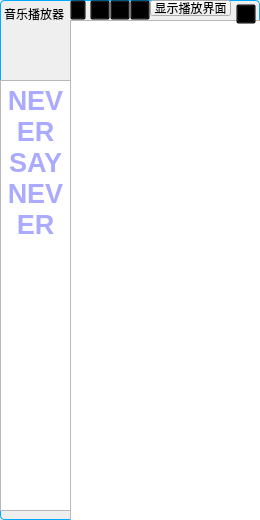
<?xml version="1.0" encoding="UTF-8"?>
<ui version="4.0">
 <class>MainWindow</class>
 <widget class="QMainWindow" name="MainWindow">
  <property name="geometry">
   <rect>
    <x>0</x>
    <y>0</y>
    <width>260</width>
    <height>520</height>
   </rect>
  </property>
  <property name="maximumSize">
   <size>
    <width>260</width>
    <height>16777215</height>
   </size>
  </property>
  <property name="windowTitle">
   <string>MainWindow</string>
  </property>
  <property name="styleSheet">
   <string notr="true">background-color: url(:/icon/res/20151008144730_kZFBh.jpeg.jpg)</string>
  </property>
  <widget class="QWidget" name="centralWidget">
   <property name="minimumSize">
    <size>
     <width>260</width>
     <height>520</height>
    </size>
   </property>
   <property name="styleSheet">
    <string notr="true">#centralWidget {
border: 1px solid rgb(0, 170, 255);
border-radius:4px;
border-image: url(:/icon/res/20151008144730_kZFBh.jpeg.jpg)
}</string>
   </property>
   <widget class="QToolButton" name="btn_close">
    <property name="geometry">
     <rect>
      <x>236</x>
      <y>4</y>
      <width>20</width>
      <height>20</height>
     </rect>
    </property>
    <property name="whatsThis">
     <string>&lt;html&gt;&lt;head/&gt;&lt;body&gt;&lt;p&gt;关闭程序&lt;/p&gt;&lt;/body&gt;&lt;/html&gt;</string>
    </property>
    <property name="styleSheet">
     <string notr="true">background:transparent;</string>
    </property>
    <property name="text">
     <string/>
    </property>
    <property name="icon">
     <iconset resource="icons.qrc">
      <normaloff>:/icon/res/close.png</normaloff>:/icon/res/close.png</iconset>
    </property>
    <property name="iconSize">
     <size>
      <width>20</width>
      <height>20</height>
     </size>
    </property>
   </widget>
   <widget class="QLabel" name="lbl_title">
    <property name="geometry">
     <rect>
      <x>4</x>
      <y>4</y>
      <width>206</width>
      <height>20</height>
     </rect>
    </property>
    <property name="text">
     <string>音乐播放器</string>
    </property>
   </widget>
   <widget class="QLabel" name="ico_head">
    <property name="geometry">
     <rect>
      <x>-10</x>
      <y>20</y>
      <width>81</width>
      <height>61</height>
     </rect>
    </property>
    <property name="styleSheet">
     <string notr="true">
border-image: url(:/icon/res/ti2435mg.jpg)</string>
    </property>
    <property name="text">
     <string/>
    </property>
   </widget>
   <widget class="QListWidget" name="playlist">
    <property name="geometry">
     <rect>
      <x>70</x>
      <y>20</y>
      <width>191</width>
      <height>501</height>
     </rect>
    </property>
    <property name="styleSheet">
     <string notr="true">#playlist{
background-image: url(:/icon/res/20151008144730_kZFBh.jpeg.jpg);
}</string>
    </property>
   </widget>
   <widget class="QPushButton" name="playstate">
    <property name="geometry">
     <rect>
      <x>150</x>
      <y>0</y>
      <width>81</width>
      <height>16</height>
     </rect>
    </property>
    <property name="styleSheet">
     <string notr="true">background-image:url(:/icon/res/20151008144730_kZFBh.jpeg.jpg)</string>
    </property>
    <property name="text">
     <string>显示播放界面</string>
    </property>
   </widget>
   <widget class="QToolButton" name="play_prev">
    <property name="geometry">
     <rect>
      <x>70</x>
      <y>0</y>
      <width>16</width>
      <height>20</height>
     </rect>
    </property>
    <property name="styleSheet">
     <string notr="true">background:transparent;</string>
    </property>
    <property name="text">
     <string/>
    </property>
    <property name="icon">
     <iconset resource="icons.qrc">
      <normaloff>:/icon/res/gtk-media-forward-rtl.png</normaloff>:/icon/res/gtk-media-forward-rtl.png</iconset>
    </property>
    <property name="iconSize">
     <size>
      <width>20</width>
      <height>20</height>
     </size>
    </property>
   </widget>
   <widget class="QToolButton" name="play_curr">
    <property name="geometry">
     <rect>
      <x>110</x>
      <y>0</y>
      <width>20</width>
      <height>20</height>
     </rect>
    </property>
    <property name="styleSheet">
     <string notr="true">background:transparent;</string>
    </property>
    <property name="text">
     <string/>
    </property>
    <property name="icon">
     <iconset resource="icons.qrc">
      <normaloff>:/icon/res/gtk-media-play-ltr.png</normaloff>:/icon/res/gtk-media-play-ltr.png</iconset>
    </property>
    <property name="iconSize">
     <size>
      <width>20</width>
      <height>20</height>
     </size>
    </property>
   </widget>
   <widget class="QToolButton" name="play_next">
    <property name="geometry">
     <rect>
      <x>90</x>
      <y>0</y>
      <width>20</width>
      <height>20</height>
     </rect>
    </property>
    <property name="styleSheet">
     <string notr="true">background:transparent;</string>
    </property>
    <property name="text">
     <string/>
    </property>
    <property name="icon">
     <iconset resource="icons.qrc">
      <normaloff>:/icon/res/gtk-media-forward-ltr.png</normaloff>:/icon/res/gtk-media-forward-ltr.png</iconset>
    </property>
    <property name="iconSize">
     <size>
      <width>20</width>
      <height>20</height>
     </size>
    </property>
   </widget>
   <widget class="QToolButton" name="additem">
    <property name="geometry">
     <rect>
      <x>130</x>
      <y>0</y>
      <width>20</width>
      <height>20</height>
     </rect>
    </property>
    <property name="styleSheet">
     <string notr="true">background:transparent;</string>
    </property>
    <property name="text">
     <string/>
    </property>
    <property name="icon">
     <iconset resource="icons.qrc">
      <normaloff>:/icon/res/gtk-add.png</normaloff>:/icon/res/gtk-add.png</iconset>
    </property>
    <property name="iconSize">
     <size>
      <width>20</width>
      <height>20</height>
     </size>
    </property>
   </widget>
   <widget class="QTextBrowser" name="textBrowser">
    <property name="geometry">
     <rect>
      <x>0</x>
      <y>80</y>
      <width>71</width>
      <height>431</height>
     </rect>
    </property>
    <property name="styleSheet">
     <string notr="true"/>
    </property>
    <property name="html">
     <string>&lt;!DOCTYPE HTML PUBLIC &quot;-//W3C//DTD HTML 4.0//EN&quot; &quot;http://www.w3.org/TR/REC-html40/strict.dtd&quot;&gt;
&lt;html&gt;&lt;head&gt;&lt;meta name=&quot;qrichtext&quot; content=&quot;1&quot; /&gt;&lt;style type=&quot;text/css&quot;&gt;
p, li { white-space: pre-wrap; }
&lt;/style&gt;&lt;/head&gt;&lt;body style=&quot; font-family:'SimSun'; font-size:9pt; font-weight:400; font-style:normal;&quot;&gt;
&lt;p align=&quot;center&quot; style=&quot; margin-top:12px; margin-bottom:12px; margin-left:0px; margin-right:0px; -qt-block-indent:0; text-indent:0px;&quot;&gt;&lt;span style=&quot; font-size:20pt; font-weight:600; color:#aaaaff;&quot;&gt;NEVER SAY NEVER&lt;/span&gt;&lt;/p&gt;&lt;/body&gt;&lt;/html&gt;</string>
    </property>
   </widget>
   <zorder>playlist</zorder>
   <zorder>textBrowser</zorder>
   <zorder>btn_close</zorder>
   <zorder>lbl_title</zorder>
   <zorder>ico_head</zorder>
   <zorder>playstate</zorder>
   <zorder>play_prev</zorder>
   <zorder>play_curr</zorder>
   <zorder>play_next</zorder>
   <zorder>additem</zorder>
  </widget>
 </widget>
 <layoutdefault spacing="6" margin="11"/>
 <resources>
  <include location="icons.qrc"/>
 </resources>
 <connections/>
</ui>
